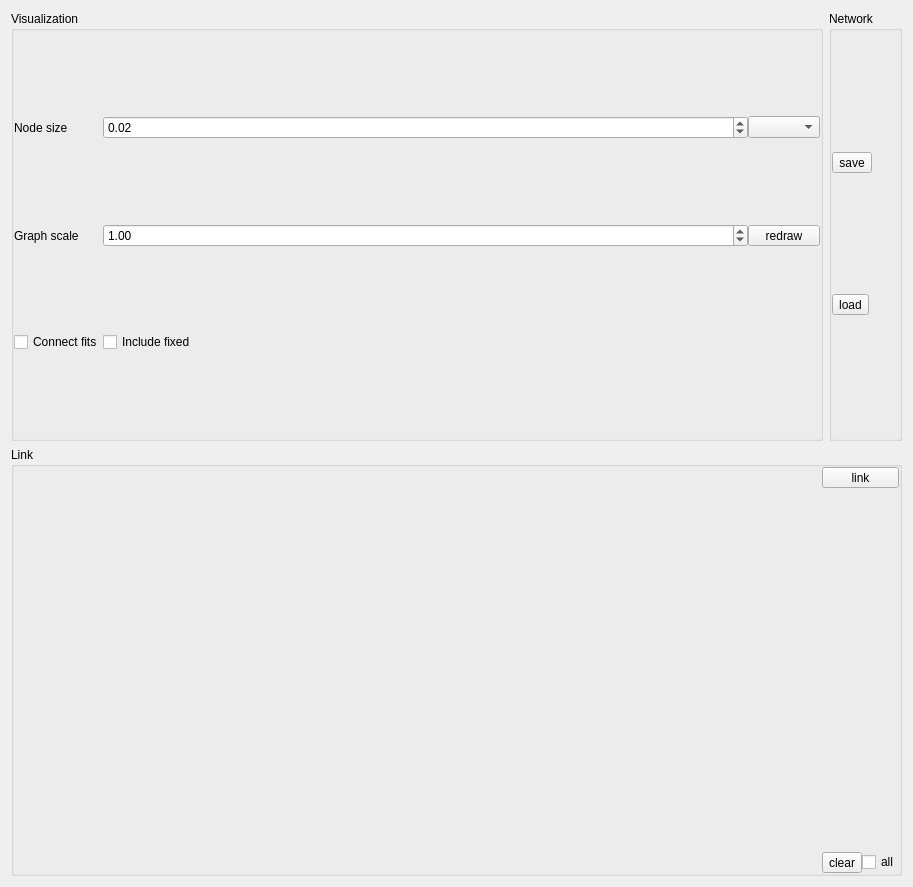
<?xml version="1.0" encoding="UTF-8"?>
<ui version="4.0">
 <class>Form</class>
 <widget class="QWidget" name="Form">
  <property name="geometry">
   <rect>
    <x>0</x>
    <y>0</y>
    <width>913</width>
    <height>887</height>
   </rect>
  </property>
  <property name="sizePolicy">
   <sizepolicy hsizetype="Minimum" vsizetype="Maximum">
    <horstretch>0</horstretch>
    <verstretch>0</verstretch>
   </sizepolicy>
  </property>
  <property name="windowTitle">
   <string>ChiSurf Network Visualization</string>
  </property>
  <layout class="QGridLayout" name="gridLayout_3">
   <item row="0" column="0">
    <widget class="QGroupBox" name="groupBox_2">
     <property name="sizePolicy">
      <sizepolicy hsizetype="Minimum" vsizetype="Minimum">
       <horstretch>0</horstretch>
       <verstretch>0</verstretch>
      </sizepolicy>
     </property>
     <property name="title">
      <string>Visualization</string>
     </property>
     <layout class="QGridLayout" name="gridLayout_2">
      <property name="leftMargin">
       <number>0</number>
      </property>
      <property name="topMargin">
       <number>0</number>
      </property>
      <property name="rightMargin">
       <number>0</number>
      </property>
      <property name="bottomMargin">
       <number>0</number>
      </property>
      <property name="spacing">
       <number>0</number>
      </property>
      <item row="1" column="2" colspan="2">
       <widget class="QToolButton" name="toolButton_3">
        <property name="sizePolicy">
         <sizepolicy hsizetype="Minimum" vsizetype="Fixed">
          <horstretch>0</horstretch>
          <verstretch>0</verstretch>
         </sizepolicy>
        </property>
        <property name="text">
         <string>redraw</string>
        </property>
       </widget>
      </item>
      <item row="0" column="2" colspan="2">
       <widget class="QComboBox" name="comboBox_layout">
        <property name="sizePolicy">
         <sizepolicy hsizetype="Expanding" vsizetype="Fixed">
          <horstretch>0</horstretch>
          <verstretch>0</verstretch>
         </sizepolicy>
        </property>
       </widget>
      </item>
      <item row="1" column="1">
       <widget class="QDoubleSpinBox" name="doubleSpinBox_2">
        <property name="sizePolicy">
         <sizepolicy hsizetype="Preferred" vsizetype="Fixed">
          <horstretch>0</horstretch>
          <verstretch>0</verstretch>
         </sizepolicy>
        </property>
        <property name="minimum">
         <double>0.010000000000000</double>
        </property>
        <property name="singleStep">
         <double>0.010000000000000</double>
        </property>
        <property name="value">
         <double>1.000000000000000</double>
        </property>
       </widget>
      </item>
      <item row="1" column="0">
       <widget class="QLabel" name="label_2">
        <property name="text">
         <string>Graph scale</string>
        </property>
       </widget>
      </item>
      <item row="0" column="1">
       <widget class="QDoubleSpinBox" name="doubleSpinBox">
        <property name="sizePolicy">
         <sizepolicy hsizetype="MinimumExpanding" vsizetype="Fixed">
          <horstretch>0</horstretch>
          <verstretch>0</verstretch>
         </sizepolicy>
        </property>
        <property name="minimum">
         <double>0.010000000000000</double>
        </property>
        <property name="singleStep">
         <double>0.050000000000000</double>
        </property>
        <property name="value">
         <double>0.020000000000000</double>
        </property>
       </widget>
      </item>
      <item row="0" column="0">
       <widget class="QLabel" name="label">
        <property name="sizePolicy">
         <sizepolicy hsizetype="Preferred" vsizetype="Preferred">
          <horstretch>0</horstretch>
          <verstretch>0</verstretch>
         </sizepolicy>
        </property>
        <property name="text">
         <string>Node size</string>
        </property>
       </widget>
      </item>
      <item row="2" column="0">
       <widget class="QCheckBox" name="checkBox_connect_fits">
        <property name="sizePolicy">
         <sizepolicy hsizetype="Preferred" vsizetype="Fixed">
          <horstretch>0</horstretch>
          <verstretch>0</verstretch>
         </sizepolicy>
        </property>
        <property name="toolTip">
         <string>Connect fits is only to improve the vizual representation</string>
        </property>
        <property name="text">
         <string>Connect fits</string>
        </property>
       </widget>
      </item>
      <item row="2" column="1">
       <widget class="QCheckBox" name="checkBox_include_fixed">
        <property name="sizePolicy">
         <sizepolicy hsizetype="Preferred" vsizetype="Fixed">
          <horstretch>0</horstretch>
          <verstretch>0</verstretch>
         </sizepolicy>
        </property>
        <property name="text">
         <string>Include fixed </string>
        </property>
       </widget>
      </item>
     </layout>
    </widget>
   </item>
   <item row="0" column="1">
    <widget class="QGroupBox" name="groupBox_3">
     <property name="sizePolicy">
      <sizepolicy hsizetype="Fixed" vsizetype="Preferred">
       <horstretch>0</horstretch>
       <verstretch>0</verstretch>
      </sizepolicy>
     </property>
     <property name="title">
      <string>Network</string>
     </property>
     <property name="alignment">
      <set>Qt::AlignLeading|Qt::AlignLeft|Qt::AlignTop</set>
     </property>
     <layout class="QVBoxLayout" name="verticalLayout_2">
      <property name="spacing">
       <number>0</number>
      </property>
      <property name="leftMargin">
       <number>0</number>
      </property>
      <property name="topMargin">
       <number>0</number>
      </property>
      <property name="rightMargin">
       <number>0</number>
      </property>
      <property name="bottomMargin">
       <number>0</number>
      </property>
      <item>
       <widget class="QToolButton" name="toolButton_4">
        <property name="sizePolicy">
         <sizepolicy hsizetype="Fixed" vsizetype="Fixed">
          <horstretch>0</horstretch>
          <verstretch>0</verstretch>
         </sizepolicy>
        </property>
        <property name="text">
         <string>save</string>
        </property>
       </widget>
      </item>
      <item>
       <widget class="QToolButton" name="toolButton_5">
        <property name="sizePolicy">
         <sizepolicy hsizetype="Fixed" vsizetype="Fixed">
          <horstretch>0</horstretch>
          <verstretch>0</verstretch>
         </sizepolicy>
        </property>
        <property name="text">
         <string>load</string>
        </property>
       </widget>
      </item>
     </layout>
    </widget>
   </item>
   <item row="1" column="0" colspan="2">
    <widget class="QGroupBox" name="groupBox">
     <property name="sizePolicy">
      <sizepolicy hsizetype="Minimum" vsizetype="Minimum">
       <horstretch>0</horstretch>
       <verstretch>0</verstretch>
      </sizepolicy>
     </property>
     <property name="title">
      <string>Link</string>
     </property>
     <layout class="QGridLayout" name="gridLayout">
      <property name="leftMargin">
       <number>0</number>
      </property>
      <property name="topMargin">
       <number>0</number>
      </property>
      <property name="rightMargin">
       <number>0</number>
      </property>
      <property name="bottomMargin">
       <number>0</number>
      </property>
      <property name="spacing">
       <number>0</number>
      </property>
      <item row="3" column="2">
       <widget class="QCheckBox" name="checkBox_3">
        <property name="sizePolicy">
         <sizepolicy hsizetype="Fixed" vsizetype="Fixed">
          <horstretch>0</horstretch>
          <verstretch>0</verstretch>
         </sizepolicy>
        </property>
        <property name="text">
         <string>all</string>
        </property>
       </widget>
      </item>
      <item row="3" column="1">
       <widget class="QToolButton" name="toolButton_2">
        <property name="sizePolicy">
         <sizepolicy hsizetype="Fixed" vsizetype="Fixed">
          <horstretch>0</horstretch>
          <verstretch>0</verstretch>
         </sizepolicy>
        </property>
        <property name="text">
         <string>clear</string>
        </property>
       </widget>
      </item>
      <item row="1" column="0" rowspan="3">
       <widget class="QWidget" name="widget" native="true">
        <property name="sizePolicy">
         <sizepolicy hsizetype="Minimum" vsizetype="Preferred">
          <horstretch>0</horstretch>
          <verstretch>0</verstretch>
         </sizepolicy>
        </property>
        <layout class="QVBoxLayout" name="verticalLayout">
         <property name="spacing">
          <number>0</number>
         </property>
         <property name="leftMargin">
          <number>0</number>
         </property>
         <property name="topMargin">
          <number>0</number>
         </property>
         <property name="rightMargin">
          <number>0</number>
         </property>
         <property name="bottomMargin">
          <number>0</number>
         </property>
         <item>
          <layout class="QVBoxLayout" name="parameter_layout"/>
         </item>
        </layout>
       </widget>
      </item>
      <item row="1" column="1" colspan="2">
       <widget class="QToolButton" name="toolButton">
        <property name="sizePolicy">
         <sizepolicy hsizetype="Minimum" vsizetype="Fixed">
          <horstretch>0</horstretch>
          <verstretch>0</verstretch>
         </sizepolicy>
        </property>
        <property name="text">
         <string>link</string>
        </property>
       </widget>
      </item>
     </layout>
    </widget>
   </item>
   <item row="2" column="0" colspan="2">
    <layout class="QVBoxLayout" name="verticalLayout_3">
     <property name="sizeConstraint">
      <enum>QLayout::SetNoConstraint</enum>
     </property>
    </layout>
   </item>
  </layout>
 </widget>
 <resources/>
 <connections/>
</ui>
